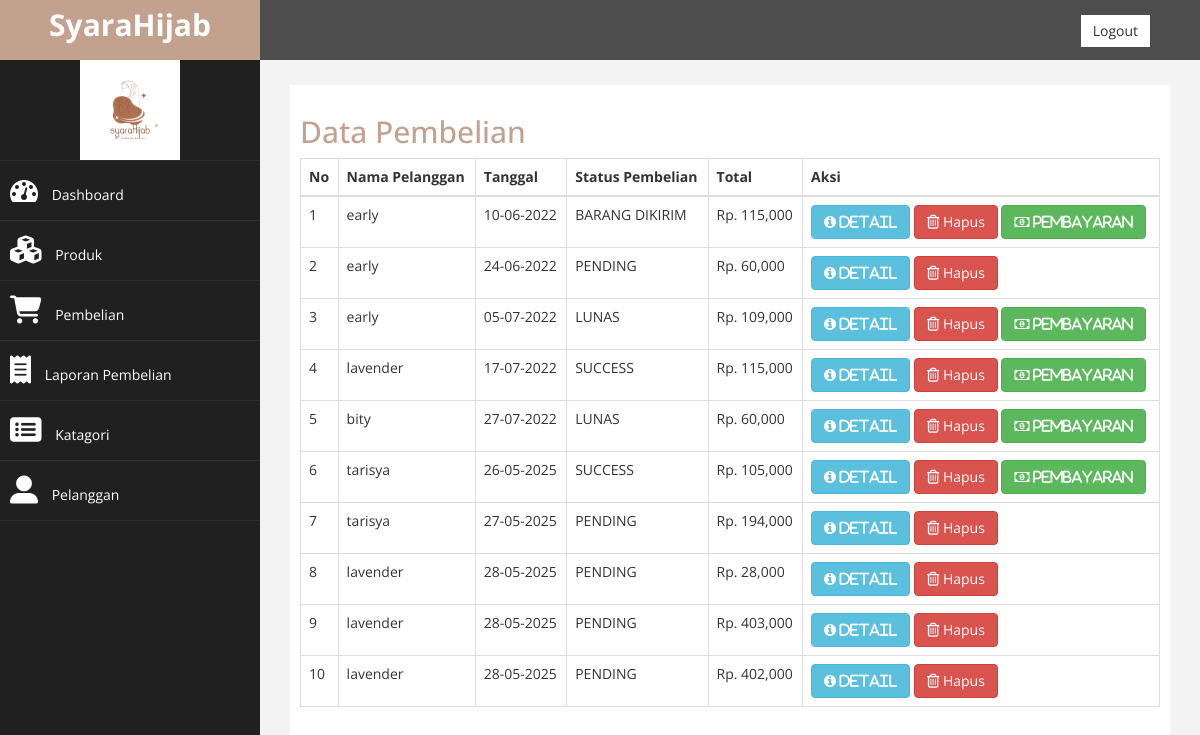
The page /admin/dashboard.php?halaman=pembelian (signed in) on the database its author committed.
### tables this page shows
CREATE TABLE `pembelian` (
  `id_pembelian` int(11) NOT NULL,
  `id_pelanggan` int(11) NOT NULL,
  `id_ongkir` int(5) NOT NULL,
  `tanggal_pembelian` date NOT NULL,
  `total_pembelian` int(11) NOT NULL,
  `nama_kota` varchar(15) NOT NULL,
  `tarif` int(5) NOT NULL,
  `alamat_pengiriman` varchar(50) NOT NULL,
  `status_pembelian` varchar(20) NOT NULL DEFAULT 'PENDING',
  `resi_pengiriman` varchar(20) NOT NULL
);

CREATE TABLE `pelanggan` (
  `id_pelanggan` int(11) NOT NULL,
  `email_pelanggan` varchar(30) NOT NULL,
  `password_pelanggan` varchar(6) NOT NULL,
  `nama_pelanggan` varchar(30) NOT NULL,
  `telpon_pelanggan` varchar(12) NOT NULL
);

### admin/pembelian.php (the view)
<h2>Data Pembelian</h2>
<?php
    include '../koneksi.php';
?>
<!DOCTYPE html>
<html>
<head>
<link rel="stylesheet" href="https://cdnjs.cloudflare.com/ajax/libs/font-awesome/4.7.0/css/font-awesome.min.css">
</head>
<body>
<table class="table table-bordered">
    <thead>
        <tr>
            <th>No</th>
            <th>Nama Pelanggan</th>
            <th>Tanggal</th>
            <th>Status Pembelian</th>
            <th>Total</th>
            <th>Aksi</th>
        </tr>
    </thead>
    <tbody>
        <?php $nomor=1; ?>
            <?php $ambil=$koneksi->query("SELECT * FROM pembelian JOIN pelanggan ON pembelian.id_pelanggan=pelanggan.id_pelanggan"); ?>
            <?php while($pecah = $ambil ->fetch_assoc()){ ?>
            <?php $tanggal = $pecah['tanggal_pembelian']?>
            <tr>
                <td><?php echo $nomor; ?></td>
                <td><?php echo $pecah['nama_pelanggan']; ?></td>
                <td><?php echo date('d-m-Y',strtotime($tanggal)); ?></td>
                <td><?php echo $pecah['status_pembelian']; ?></td>
                <td>Rp. <?php echo number_format ($pecah['total_pembelian']); ?></td>
                <td>
                    <a href="dashboard.php?halaman=detail&id=<?php echo $pecah['id_pembelian']; ?>" class="btn btn-info"><i class="fa fa-info-circle" aria-hidden="true"> Detail</i></a>
                    <a href="dashboard.php?halaman=hapusdata&id=<?php echo $pecah['id_pembelian'];?>" class="btn btn-danger"><i class="fa fa-trash-o "></i> Hapus</a>
                    <?php
                        if($pecah ['status_pembelian']!=="PENDING"): ?>
                    <a href="dashboard.php?halaman=pembayaran&id=<?= $pecah['id_pembelian'];?>" class="btn btn-success"><i class="fa fa-money" aria-hidden="true"> Pembayaran</i></a>
                    <?php endif ?>
                </td>
            </tr>
            <?php $nomor++; ?>
            <?php } ?>
    </tbody>
</table>
</body>
</html>

### admin/assets/css/custom.css (style rules this page uses)
body { font-family: 'Open Sans', sans-serif; }
h2 { color: #C3A18F; }

### rows shown on the page
pembelian: id_pelanggan.nama_pelanggan "early", tanggal_pembelian "10-06-2022", status_pembelian "BARANG DIKIRIM", total_pembelian "115,000"
pembelian: id_pelanggan.nama_pelanggan "early", tanggal_pembelian "24-06-2022", status_pembelian "PENDING", total_pembelian "60,000"
pembelian: id_pelanggan.nama_pelanggan "early", tanggal_pembelian "05-07-2022", status_pembelian "LUNAS", total_pembelian "109,000"
pembelian: id_pelanggan.nama_pelanggan "lavender", tanggal_pembelian "17-07-2022", status_pembelian "SUCCESS", total_pembelian "115,000"
pembelian: id_pelanggan.nama_pelanggan "bity", tanggal_pembelian "27-07-2022", status_pembelian "LUNAS", total_pembelian "60,000"
pembelian: id_pelanggan.nama_pelanggan "tarisya", tanggal_pembelian "26-05-2025", status_pembelian "SUCCESS", total_pembelian "105,000"
pembelian: id_pelanggan.nama_pelanggan "tarisya", tanggal_pembelian "27-05-2025", status_pembelian "PENDING", total_pembelian "194,000"
pembelian: id_pelanggan.nama_pelanggan "lavender", tanggal_pembelian "28-05-2025", status_pembelian "PENDING", total_pembelian "28,000"
pembelian: id_pelanggan.nama_pelanggan "lavender", tanggal_pembelian "28-05-2025", status_pembelian "PENDING", total_pembelian "403,000"
pembelian: id_pelanggan.nama_pelanggan "lavender", tanggal_pembelian "28-05-2025", status_pembelian "PENDING", total_pembelian "402,000"
